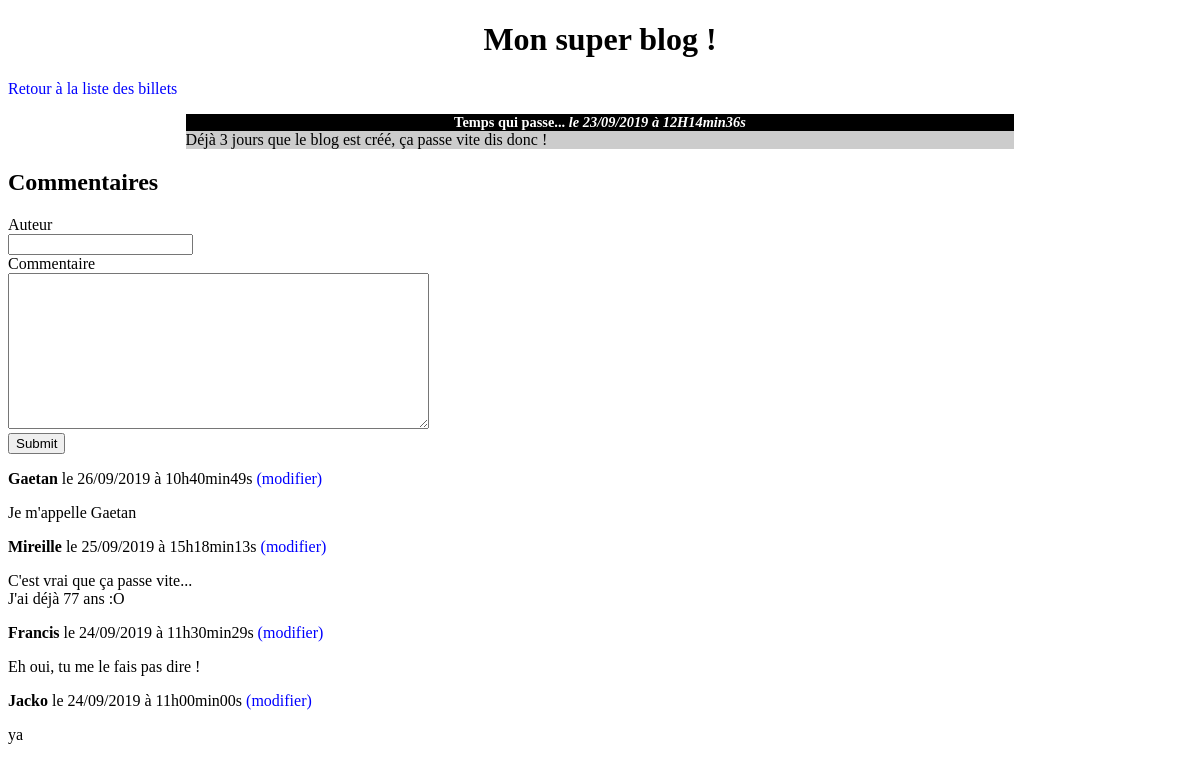
Page /index.php?action=post&id=2 on the committed database.
### tables this page shows
CREATE TABLE IF NOT EXISTS `posts` (
  `id` int(11) NOT NULL AUTO_INCREMENT,
  `title` varchar(255) NOT NULL,
  `content` text NOT NULL,
  `creation_date` datetime NOT NULL,
  PRIMARY KEY (`id`)
);

CREATE TABLE IF NOT EXISTS `comments` (
  `id` int(11) NOT NULL AUTO_INCREMENT,
  `post_id` int(11) NOT NULL,
  `author` varchar(255) NOT NULL,
  `comment` text NOT NULL,
  `comment_date` datetime NOT NULL,
  PRIMARY KEY (`id`)
);

### controller/controller.php (called while the page is built, shortened)
<?php
require_once('model/PostManager.php');
require_once('model/CommentManager.php');
function post() {
	$postManager = new PostManager();
	$commentManager = new CommentManager();
	$post = $postManager->getPost($_GET['id']);
	$comments = $commentManager->getComments($_GET['id']);
	require('view/postView.php');
}

### model/PostManager.php (called while the page is built, shortened)
<?php
class PostManager extends Manager {
	public function getPost($post_id) {
		$db = $this->dbConnect();
		$request = $db->prepare('SELECT id, title, content, DATE_FORMAT(creation_date, \'%d/%m/%Y à %HH%imin%ss\') AS creation_date_fr FROM posts WHERE id = ?');
		$request->execute(array($post_id));
		$post = $request->fetch();
		return $post;
	}
}

### model/CommentManager.php (called while the page is built, shortened)
<?php
class CommentManager extends Manager {
	public function getComments($post_id) {
		$db = $this->dbConnect();
		$comments = $db->prepare('SELECT id, author, comment, DATE_FORMAT(comment_date, \'%d/%m/%Y à %Hh%imin%ss\') AS comment_date_fr FROM comments WHERE post_id = ? ORDER BY comment_date DESC');
		$comments->execute(array($post_id));
		return $comments;
	}
}

### view/postView.php (the view, shortened to what this page needs)
<h1> Mon super blog ! </h1>
<p> <a href="index.php">Retour à la liste des billets</a> </p>
<div class="news">
	<h3>
		<?= htmlspecialchars($post['title']) ?>
		<em>le <?= $post['creation_date_fr'] ?> </em>
	</h3>
	<p>
		<?= nl2br(htmlspecialchars($post['content'])); ?>
	</p>
</div>
<h2> Commentaires </h2>
<form method="post" action="index.php?action=addComment&amp;id=<?= $post['id'] ?>">
	<div>
		<label for="author">Auteur</label><br />
		<input type="text" id="author" name="author" />
	</div>
	<div>
		<label for="comment">Commentaire</label><br />
		<textarea id="comment" name="comment" rows="10" cols="50"></textarea>
	</div>
	<div>
		<input type="submit" />
	</div>
</form>
<?php
while ($comment = $comments->fetch()) {
?>
	<p> <strong><?= htmlspecialchars(($comment['author'])) ?></strong> le <?= $comment['comment_date_fr'] ?>
		<a href="index.php?action=comment&amp;id=<?= $post['id'] ?>&amp;comment_id=<?= $comment['id'] ?>"> (modifier) </a>
	</p>
	<p> <?= nl2br(htmlspecialchars($comment['comment'])) ?> </p>
<?php
}
?>
<?php $content = ob_get_clean(); ?>
<?php require('template.php'); ?>

### index.php (shortened to what this page needs)
<?php
require('controller/controller.php');
try {
    if (isset($_GET['action'])) {
        if ($_GET['action'] == 'listPosts') {
            listPosts();
        }
        elseif ($_GET['action'] == 'post') {
            if (isset($_GET['id']) && $_GET['id'] > 0) {
                post();
            }
            else {
                throw new Exception('Aucun identifiant de billet envoyé');
            }
        }
    }
    else {
        listPosts();
    }
}
catch (Exception $e) {
    echo $e->getMessage();
}

### view/template.php (shortened to what this page needs)
<!DOCTYPE html>
<html lang="FR">
	<head>
		<link rel="stylesheet" href="public/css/style.css" />
	</head>
	<body>
		<?= $content ?>
	</body>
</html>

### public/css/style.css (style rules this page uses)
h1, h3 { text-align:center; }
h3 { background-color:black; color:white; font-size:0.9em; margin-bottom:0px; }
.news p { background-color:#CCCCCC; margin-top:0px; }
.news { width:70%; margin:auto; }
a { text-decoration: none; color: blue; }

### rows in the picture
posts: title "Temps qui passe...", content "Déjà 3 jours que le blog est créé, ça passe vite dis donc !"
comments: author "Gaetan", comment_date_fr "26/09/2019 à 10h40min49s", comment "Je m'appelle Gaetan"
comments: author "Mireille", comment_date_fr "25/09/2019 à 15h18min13s", comment "C'est vrai que ça passe vite... J'ai déjà 77 ans :O"
comments: author "Francis", comment_date_fr "24/09/2019 à 11h30min29s", comment "Eh oui, tu me le fais pas dire !"
comments: author "Jacko", comment_date_fr "24/09/2019 à 11h00min00s", comment "ya"

### other values in the picture
$post['creation_date_fr'] "23/09/2019 à 12H14min36s"
